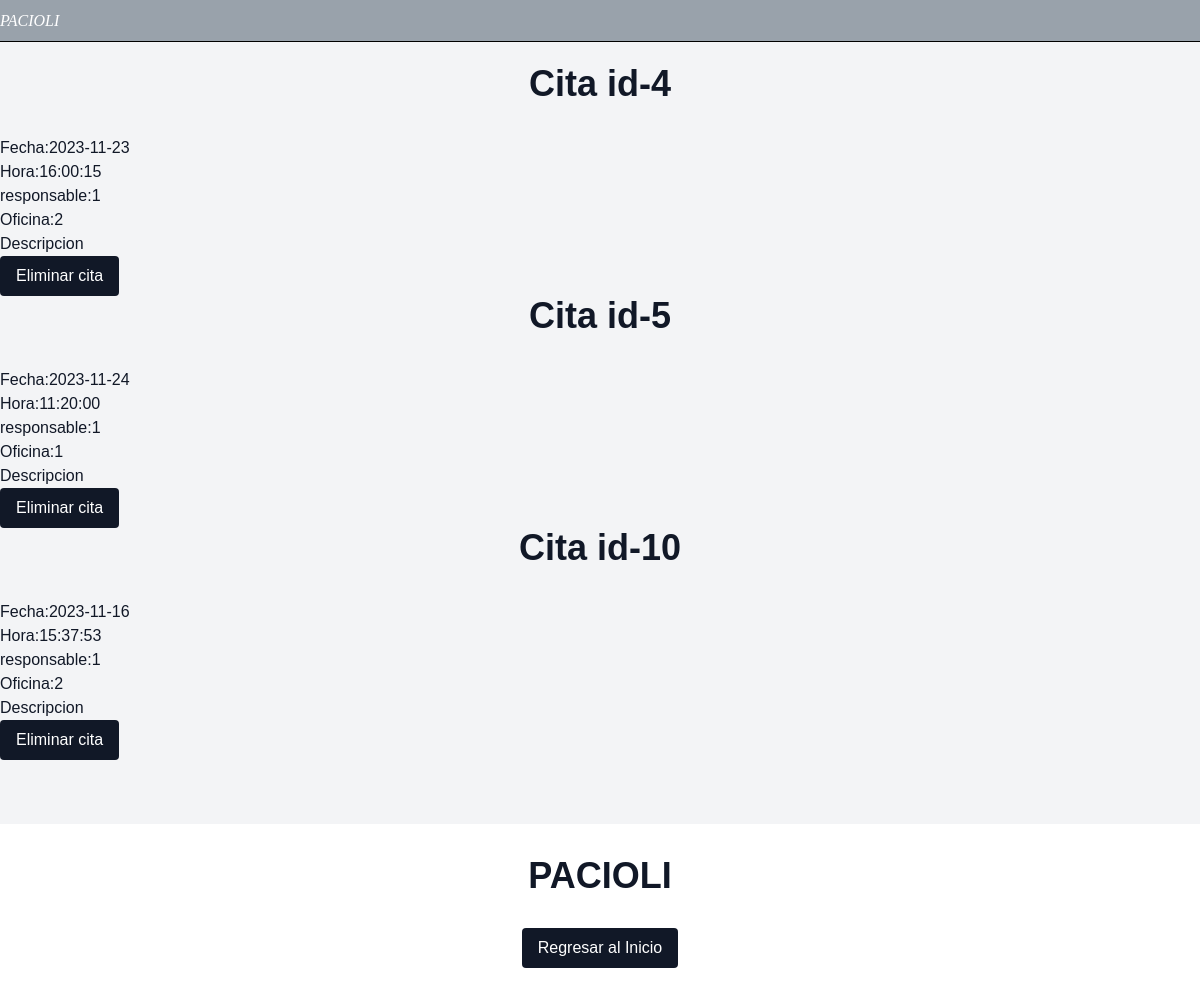
The app's page /view/miCita.php (signed in) with its own data.
### tables this page shows
CREATE TABLE `citas` (
  `id_cita` int(11) NOT NULL,
  `fecha` date NOT NULL,
  `hora` time NOT NULL,
  `responsable` int(11) NOT NULL,
  `oficina` int(11) NOT NULL,
  `usuario` int(11) NOT NULL,
  `descripcion` varchar(200) NOT NULL
);

### view/miCita.php (the view, shortened to what this page needs)
<?php
include("../controller/conexionbd.php");
$ID = $_SESSION['id_usuario'];
$micita = "SELECT * FROM citas where usuario = '$ID'";
?>
<!DOCTYPE html>
<html lang="en">
<head>
    <link rel="stylesheet" href="https://cdn.jsdelivr.net/npm/tailwindcss@2.2.19/dist/tailwind.min.css">
    <link rel="stylesheet" href="../css/style-home.css">
    <link rel="stylesheet" href="../css/styles-recomendados.css">
    <link rel="stylesheet" href="../css/styles_footer.css">
</head>
<body>
       <header class="nav">
            <h1 class="icon">
                <a class="sub" href="Home.php">PACIOLI</a>
            </h1>
        </header>
    <section id="nosotros" class="bg-gray-100 py-8 md:py-16">
        <?php $resultado = mysqli_query($conexion, $micita);
        while($row=mysqli_fetch_assoc($resultado)) { ?>
        <div class="text-2xl md:text-4xl font-bold text-center mb-4 md:mb-8 text-gray-900">Cita id-<?php echo $row['id_cita'];?></div>
        <p class="text-base md:text-lg text-gray-700 max-w-3xl mx-auto mb-4 md:mb-8">
        <ul class="text-gray-900">
            <li>Fecha:<?php echo $row['fecha'];?></li>
            <li>Hora:<?php echo $row['hora'];?></li>
            <li>responsable:<?php echo $row['responsable'];?></li>
            <li>Oficina:<?php echo $row['oficina'];?></li>
            <li>Descripcion<?php echo $row['descripcion'];?></li>
        </ul>
        </p>
        <a href="../controller/citaeliminar.php?id=<?php echo $row["id_cita"];?>" class="inline-block"><button class="bg-gray-900 text-white px-4 py-2 rounded">Eliminar cita</button></a>
        <?php } ?>
    </section>
    <footer class="text-white py-8">
        <div class="text-2xl md:text-4xl font-bold text-center mb-4 md:mb-8 text-gray-900">PACIOLI</div>
        <div class="flex justify-center items-center flex-col md:flex-row">
            <a href="inicio.php" class="inline-block"><button class="bg-gray-900 text-white px-4 py-2 rounded">Regresar al Inicio</button></a>
        </div>
    </footer>
</body>
</html>

### css/style-home.css (style rules this page uses)
html { scroll-behavior: smooth; }
body { background-color: white; color: white; font-family: Helvetica; margin: 0; list-style: none; scroll-behavior: smooth; }
header { width: 100%; max-height: 80px; background-color: rgba(46, 63, 81, 0.452); display: flex; border-bottom: 1px solid black; justify-content: space-between; align-items: center; overflow: hidden; font-style: italic; font-family: Georgia, 'Times New Roman', Times, serif; position: fixed; top: 0; left: 0; }
.icon { width: max(300px, 30vw); aspect-ratio: 35 / 4; display: flex; align-items: center; }
.sub { color: inherit; text-decoration: none; }
a { text-decoration: none; color: white }

### records on screen
citas: id_cita "4", fecha "2023-11-23", hora "16:00:15", responsable "1", oficina "2"
citas: id_cita "5", fecha "2023-11-24", hora "11:20:00", responsable "1", oficina "1"
citas: id_cita "10", fecha "2023-11-16", hora "15:37:53", responsable "1", oficina "2"
